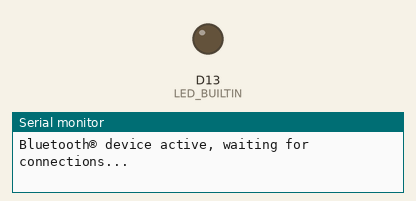
The sketch below on a simulated Arduino Nano 33 BLE. On the bench: output pins drawn as LEDs (lit = HIGH), the last lines printed to the serial monitor. Random numbers use the default seed unless the sketch sets one; nothing arrives over Bluetooth unless stated; a phone connects over Bluetooth LE 3 s after start.

Above: at 0.1 s.
At 3.1 s:
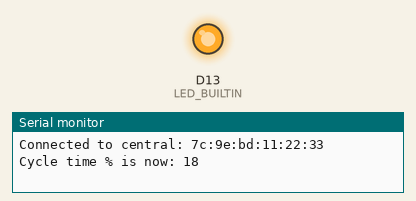
Timing chart, 0 to 4.6 s (numbered marks = the images above):
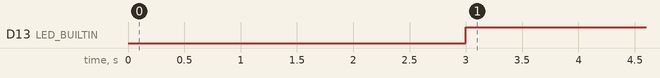

The sketch:

nano33.ino
```cpp
#include <ArduinoBLE.h>
// #include <Arduino_LSM9DS1.h>

// Bluetooth® Low Energy Custom Cycle Time Service
BLEService cycleTimeService("FFF0");

// Cycle Time Characteristic
// remote clients will be able to get notifications if this characteristic changes
BLEIntCharacteristic ts("FFF1", BLERead | BLENotify);

long previousMillis = 0;  // last time the cycle time was checked, in ms

void updateCycleTime() {
  long tsReading = random(18, 22);

  Serial.print("Cycle time % is now: "); // print it
  Serial.println(tsReading);
  ts.writeValue(tsReading); // and update the cycle time characteristic
}

void exit(int code) {
  if (code != 0) {
    Serial.print("error: code=");
    Serial.println(code);
  }
  while (1);
}

void setup() {
  Serial.begin(9600);
  while (!Serial);

  // initialize the built-in LED pin to indicate when a central is connected
  pinMode(LED_BUILTIN, OUTPUT);

  // if analog input pin 0 is unconnected, random analog
  // noise will cause the call to randomSeed() to generate
  // different seed numbers each time the sketch runs.
  // randomSeed() will then shuffle the random function.
  randomSeed(analogRead(0));

  if (!BLE.begin()) {
    Serial.println("error: failed to initialize BLE!");
    exit(1);
  }

  /* Set a local name for the Bluetooth® Low Energy device
     This name will appear in advertising packets
     and can be used by remote devices to identify this Bluetooth® Low Energy device
     The name can be changed but maybe be truncated based on space left in advertisement packet
  */
  BLE.setLocalName("NERVOUS-SYS-BLE");
  BLE.setAdvertisedService(cycleTimeService); // add service UUID
  cycleTimeService.addCharacteristic(ts); // add the cycle time characteristic
  BLE.addService(cycleTimeService); // Add the cycle time service

  /* Start advertising Bluetooth® Low Energy. It will start continuously transmitting Bluetooth® Low Energy
     advertising packets and will be visible to remote Bluetooth® Low Energy central devices
     until it receives a new connection */

  // start advertising
  BLE.advertise();

  Serial.println("Bluetooth® device active, waiting for connections...");
}

void loop() {
  // wait for a Bluetooth® Low Energy central
  BLEDevice central = BLE.central();

  // if a central is connected to the peripheral:
  if (central) {
    Serial.print("Connected to central: ");
    // print the central's BT address:
    Serial.println(central.address());
    // turn on the LED to indicate the connection:
    digitalWrite(LED_BUILTIN, HIGH);

    // generate a cycle time every 200ms
    // while the central is connected:
    while (central.connected()) {
      long currentMillis = millis();

      // if 200ms have passed, update the cycle time:
      if (currentMillis - previousMillis >= 200) {
        previousMillis = currentMillis;
        updateCycleTime();
      }
    }

    // when the central disconnects, turn off the LED:
    digitalWrite(LED_BUILTIN, LOW);
    Serial.print("Disconnected from central: ");
    Serial.println(central.address());
  }
}
```

Measured:
- by itself, D13 (LED_BUILTIN): LOW → HIGH at 3.0 s
